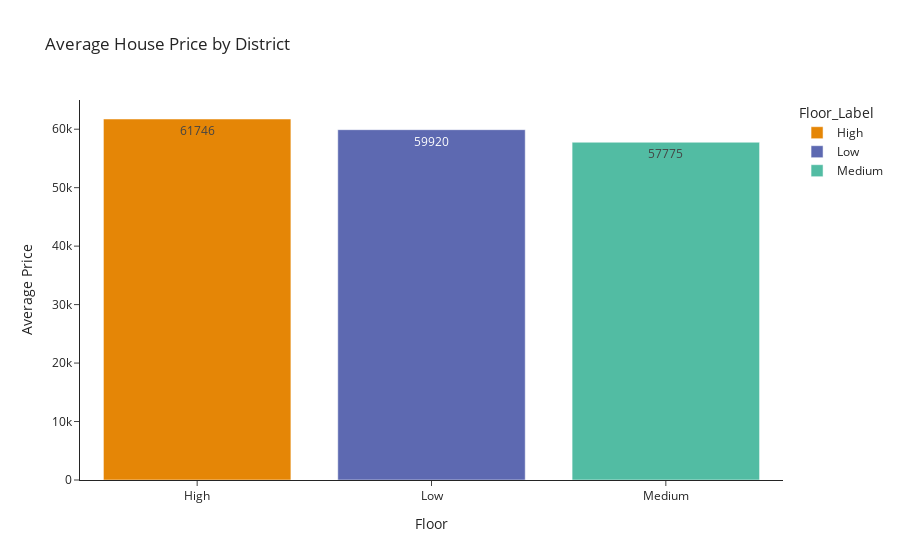

Here is the notebook cell this chart was saved with:
### Code cell
avg_price_by_district = house.groupby('Floor_Label')['Price'].mean().reset_index()
avg_price_by_district['Price'] = avg_price_by_district['Price'].astype(int) 

avg_price_by_district = avg_price_by_district.sort_values(by='Price', ascending=False)

fig = px.bar(avg_price_by_district, x='Floor_Label', y='Price', color='Floor_Label',
             color_discrete_sequence=px.colors.qualitative.Vivid,
             text='Price', title='Average House Price by District')


fig.update_layout(
    xaxis_title="Floor",
    yaxis_title="Average Price",
    template='simple_white'
)

fig.show()

### Figure 1 — Plotly figure (JSON) as saved in the notebook; plotly's stock layout.template omitted (floating-point values rounded to 4 significant figures)
{"data": [{"alignmentgroup": "True", "hovertemplate": "Floor_Label=%{x}<br>Price=%{text}<extra></extra>", "legendgroup": "High", "marker": {"color": "rgb(229, 134, 6)", "pattern": {"shape": ""}}, "name": "High", "offsetgroup": "High", "orientation": "v", "showlegend": true, "text": [61746], "textposition": "auto", "type": "bar", "x": ["High"], "xaxis": "x", "y": [61746], "yaxis": "y"}, {"alignmentgroup": "True", "hovertemplate": "Floor_Label=%{x}<br>Price=%{text}<extra></extra>", "legendgroup": "Low", "marker": {"color": "rgb(93, 105, 177)", "pattern": {"shape": ""}}, "name": "Low", "offsetgroup": "Low", "orientation": "v", "showlegend": true, "text": [59920], "textposition": "auto", "type": "bar", "x": ["Low"], "xaxis": "x", "y": [59920], "yaxis": "y"}, {"alignmentgroup": "True", "hovertemplate": "Floor_Label=%{x}<br>Price=%{text}<extra></extra>", "legendgroup": "Medium", "marker": {"color": "rgb(82, 188, 163)", "pattern": {"shape": ""}}, "name": "Medium", "offsetgroup": "Medium", "orientation": "v", "showlegend": true, "text": [57775], "textposition": "auto", "type": "bar", "x": ["Medium"], "xaxis": "x", "y": [57775], "yaxis": "y"}], "layout": {"barmode": "relative", "legend": {"title": {"text": "Floor_Label"}, "tracegroupgap": 0}, "title": {"text": "Average House Price by District"}, "xaxis": {"anchor": "y", "categoryarray": ["High", "Low", "Medium"], "categoryorder": "array", "domain": [0, 1], "title": {"text": "Floor"}}, "yaxis": {"anchor": "x", "domain": [0, 1], "title": {"text": "Average Price"}}}}
